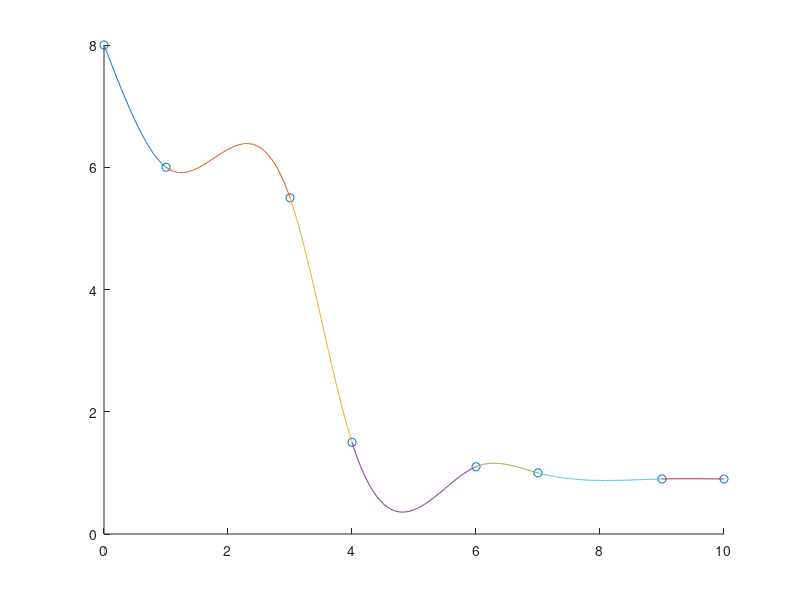

Reproduce this figure in MATLAB.
t = [0 1 3 4 6 7 9 10];
f = [8 6 5.5 1.5 1.1 1 0.9 0.9];

scatter(t,f,'r*');
hold on;

% Calculate the step
h = [];
for i = 1:length(t)-1
	h = [h t(i+1)-t(i)];
end

% Construct the matrix for the linear equation system
A(1,1) = 1;
A(length(t),length(t)) = 1;
for i = 2:length(h)
	A(i,i-1) = h(i-1);
	A(i,i) = 2*(h(i-1)+h(i));
	A(i,i+1) = h(i);
end

% Construct b for linear equation system
y = [0];
for i = 1:length(t)-2
	y = [y; (f(i+2)-f(i+1))/h(i+1) - (f(i+1)-f(i))/h(i)];
end
y = 6*[y; 0];

% Solve the linear system for m
m = A\y;

% Construct the coefficient vectors
a = [];
b = [];
c = [];
d = [];
for i = 1:length(m)-1
	a = [a; f(i)];
	b = [b; (f(i+1)-f(i))/h(i) - h(i)/2*m(i) - h(i)/6*(m(i+1)-m(i))];
	c = [c; 1/2*m(i)];
	d = [d; (m(i+1)-m(i))/(6*h(i))];
end

% Construct the polynomials for each interval and plot them
for i = 1:length(t)-1
	x = linspace(t(i),t(i+1),100);
	y = a(i) + b(i).*(x-t(i)) + c(i).*(x-t(i)).^2 + d(i)*(x-t(i)).^3;
	plot(x,y);
end